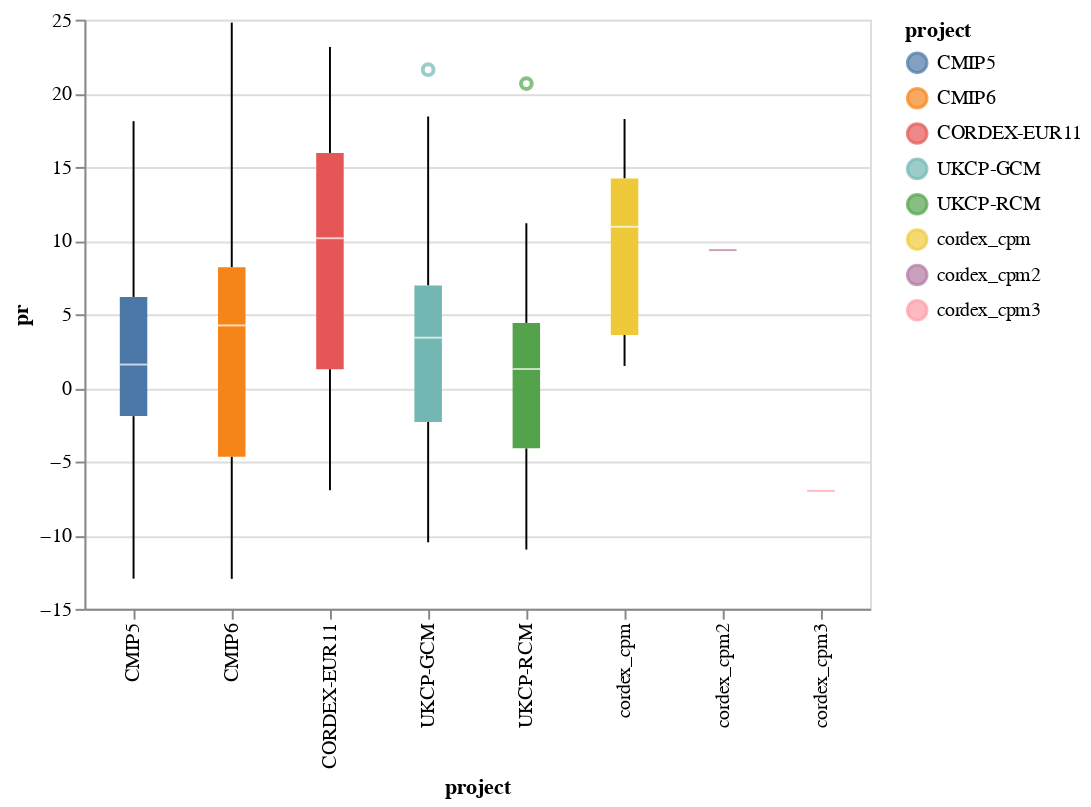

Notebook source saved alongside this figure:
### Code cell
# Simple box plot
djf = data.query("season_number==0")
box = (
    alt.Chart(djf, width=400)
    .mark_boxplot()
    .encode(
        y="pr:Q",
        color="project:N",
        x="project:N",
    )
)

box

### Figure 1 — Vega-Lite specification as saved in the notebook (floating-point values rounded to 4 significant figures; data arrays with more than 128 entries replaced by an {"elided": "..."} marker saying what was removed)
{"config": {"view": {"continuousWidth": 400, "continuousHeight": 300}}, "data": {"name": "data-f3d578c34753e2316eaf12d2e4cbeaec"}, "mark": "boxplot", "encoding": {"color": {"type": "nominal", "field": "project"}, "x": {"type": "nominal", "field": "project"}, "y": {"type": "quantitative", "field": "pr"}}, "width": 400, "$schema": "https://vega.github.io/schema/vega-lite/v4.8.1.json", "datasets": {"data-f3d578c34753e2316eaf12d2e4cbeaec": {"elided": "136 records"}}}
